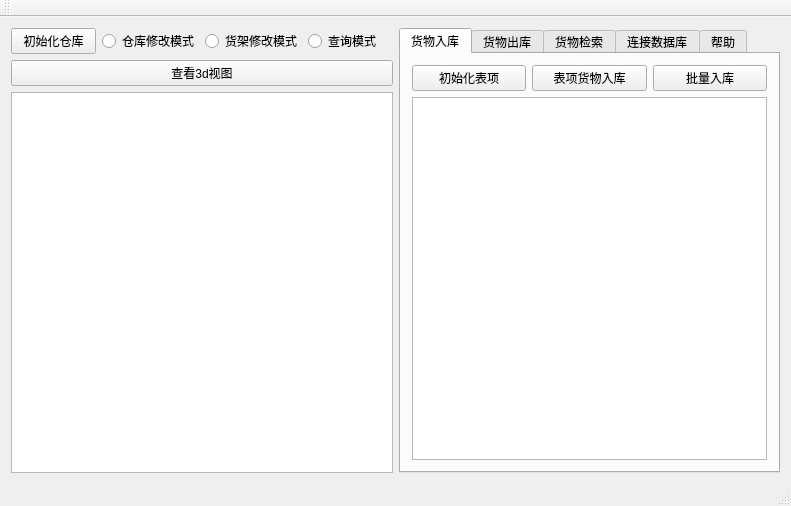
<?xml version="1.0" encoding="UTF-8"?>
<ui version="4.0">
 <class>MainWindow</class>
 <widget class="QMainWindow" name="MainWindow">
  <property name="geometry">
   <rect>
    <x>0</x>
    <y>0</y>
    <width>791</width>
    <height>506</height>
   </rect>
  </property>
  <property name="windowTitle">
   <string>MainWindow</string>
  </property>
  <widget class="QWidget" name="centralWidget">
   <layout class="QHBoxLayout" name="horizontalLayout_2">
    <item>
     <layout class="QVBoxLayout" name="verticalLayout">
      <item>
       <layout class="QHBoxLayout" name="horizontalLayout">
        <item>
         <widget class="QPushButton" name="initHouseButton">
          <property name="text">
           <string>初始化仓库</string>
          </property>
         </widget>
        </item>
        <item>
         <widget class="QRadioButton" name="houseButton">
          <property name="text">
           <string>仓库修改模式</string>
          </property>
         </widget>
        </item>
        <item>
         <widget class="QRadioButton" name="shelfButton">
          <property name="text">
           <string>货架修改模式</string>
          </property>
         </widget>
        </item>
        <item>
         <widget class="QRadioButton" name="queryButton">
          <property name="text">
           <string>查询模式</string>
          </property>
         </widget>
        </item>
       </layout>
      </item>
      <item alignment="Qt::AlignLeft|Qt::AlignBottom">
       <widget class="QPushButton" name="house3dButton">
        <property name="minimumSize">
         <size>
          <width>382</width>
          <height>0</height>
         </size>
        </property>
        <property name="text">
         <string>查看3d视图</string>
        </property>
       </widget>
      </item>
      <item>
       <widget class="QGraphicsView" name="houseView"/>
      </item>
     </layout>
    </item>
    <item>
     <widget class="QTabWidget" name="tab_5">
      <property name="currentIndex">
       <number>0</number>
      </property>
      <widget class="QWidget" name="tab">
       <attribute name="title">
        <string>货物入库</string>
       </attribute>
       <layout class="QVBoxLayout" name="verticalLayout_2">
        <item>
         <layout class="QHBoxLayout" name="horizontalLayout_3">
          <item>
           <widget class="QPushButton" name="initInputButton">
            <property name="text">
             <string>初始化表项</string>
            </property>
           </widget>
          </item>
          <item>
           <widget class="QPushButton" name="finInputButton">
            <property name="text">
             <string>表项货物入库</string>
            </property>
           </widget>
          </item>
          <item>
           <widget class="QPushButton" name="massInputButton">
            <property name="text">
             <string>批量入库</string>
            </property>
           </widget>
          </item>
         </layout>
        </item>
        <item>
         <widget class="QTableWidget" name="inputTable"/>
        </item>
       </layout>
      </widget>
      <widget class="QWidget" name="tab_2">
       <attribute name="title">
        <string>货物出库</string>
       </attribute>
       <layout class="QVBoxLayout" name="verticalLayout_3">
        <item>
         <layout class="QHBoxLayout" name="horizontalLayout_4">
          <item>
           <widget class="QPushButton" name="initOutputButton">
            <property name="text">
             <string>初始化表项</string>
            </property>
           </widget>
          </item>
          <item>
           <widget class="QPushButton" name="pathButton">
            <property name="text">
             <string>显示路径</string>
            </property>
           </widget>
          </item>
          <item>
           <widget class="QPushButton" name="finOutputButton">
            <property name="text">
             <string>表项货物出库</string>
            </property>
           </widget>
          </item>
          <item>
           <widget class="QPushButton" name="massOutputButton">
            <property name="text">
             <string>批量出库</string>
            </property>
           </widget>
          </item>
         </layout>
        </item>
        <item>
         <widget class="QTableWidget" name="outputTable"/>
        </item>
       </layout>
      </widget>
      <widget class="QWidget" name="tab_3">
       <attribute name="title">
        <string>货物检索</string>
       </attribute>
       <layout class="QVBoxLayout" name="verticalLayout_4">
        <item>
         <layout class="QHBoxLayout" name="horizontalLayout_6">
          <item>
           <widget class="QLineEdit" name="keywordEdit"/>
          </item>
          <item>
           <widget class="QPushButton" name="searchButton">
            <property name="text">
             <string>检索货物</string>
            </property>
           </widget>
          </item>
         </layout>
        </item>
        <item>
         <layout class="QHBoxLayout" name="horizontalLayout_5">
          <item>
           <widget class="QCheckBox" name="nameBox">
            <property name="text">
             <string>名称</string>
            </property>
           </widget>
          </item>
          <item>
           <widget class="QCheckBox" name="categoryBox">
            <property name="text">
             <string>类别</string>
            </property>
           </widget>
          </item>
          <item>
           <widget class="QCheckBox" name="desBox">
            <property name="text">
             <string>描述</string>
            </property>
           </widget>
          </item>
         </layout>
        </item>
        <item>
         <widget class="QTableWidget" name="searchTable"/>
        </item>
       </layout>
      </widget>
      <widget class="QWidget" name="tab_4">
       <attribute name="title">
        <string>连接数据库</string>
       </attribute>
       <widget class="QTabWidget" name="tabWidget">
        <property name="geometry">
         <rect>
          <x>0</x>
          <y>0</y>
          <width>371</width>
          <height>391</height>
         </rect>
        </property>
        <property name="currentIndex">
         <number>0</number>
        </property>
        <property name="usesScrollButtons">
         <bool>false</bool>
        </property>
        <widget class="QWidget" name="tab_6">
         <attribute name="title">
          <string>设置账户</string>
         </attribute>
         <widget class="QTextBrowser" name="textBrowser">
          <property name="geometry">
           <rect>
            <x>40</x>
            <y>20</y>
            <width>81</width>
            <height>21</height>
           </rect>
          </property>
          <property name="autoFillBackground">
           <bool>true</bool>
          </property>
          <property name="lineWidth">
           <number>0</number>
          </property>
          <property name="verticalScrollBarPolicy">
           <enum>Qt::ScrollBarAlwaysOff</enum>
          </property>
          <property name="html">
           <string>&lt;!DOCTYPE HTML PUBLIC &quot;-//W3C//DTD HTML 4.0//EN&quot; &quot;http://www.w3.org/TR/REC-html40/strict.dtd&quot;&gt;
&lt;html&gt;&lt;head&gt;&lt;meta name=&quot;qrichtext&quot; content=&quot;1&quot; /&gt;&lt;style type=&quot;text/css&quot;&gt;
p, li { white-space: pre-wrap; }
&lt;/style&gt;&lt;/head&gt;&lt;body style=&quot; font-family:'SimSun'; font-size:9pt; font-weight:400; font-style:normal;&quot;&gt;
&lt;p style=&quot; margin-top:0px; margin-bottom:0px; margin-left:0px; margin-right:0px; -qt-block-indent:0; text-indent:0px;&quot;&gt;mysql用户名&lt;/p&gt;&lt;/body&gt;&lt;/html&gt;</string>
          </property>
         </widget>
         <widget class="QTextEdit" name="textEdit">
          <property name="geometry">
           <rect>
            <x>140</x>
            <y>20</y>
            <width>171</width>
            <height>21</height>
           </rect>
          </property>
          <property name="autoFillBackground">
           <bool>false</bool>
          </property>
          <property name="verticalScrollBarPolicy">
           <enum>Qt::ScrollBarAlwaysOff</enum>
          </property>
          <property name="html">
           <string>&lt;!DOCTYPE HTML PUBLIC &quot;-//W3C//DTD HTML 4.0//EN&quot; &quot;http://www.w3.org/TR/REC-html40/strict.dtd&quot;&gt;
&lt;html&gt;&lt;head&gt;&lt;meta name=&quot;qrichtext&quot; content=&quot;1&quot; /&gt;&lt;style type=&quot;text/css&quot;&gt;
p, li { white-space: pre-wrap; }
&lt;/style&gt;&lt;/head&gt;&lt;body style=&quot; font-family:'SimSun'; font-size:9pt; font-weight:400; font-style:normal;&quot;&gt;
&lt;p style=&quot; margin-top:0px; margin-bottom:0px; margin-left:0px; margin-right:0px; -qt-block-indent:0; text-indent:0px;&quot;&gt;root&lt;/p&gt;&lt;/body&gt;&lt;/html&gt;</string>
          </property>
         </widget>
         <widget class="QTextBrowser" name="textBrowser_2">
          <property name="geometry">
           <rect>
            <x>40</x>
            <y>60</y>
            <width>81</width>
            <height>21</height>
           </rect>
          </property>
          <property name="autoFillBackground">
           <bool>true</bool>
          </property>
          <property name="verticalScrollBarPolicy">
           <enum>Qt::ScrollBarAlwaysOff</enum>
          </property>
          <property name="html">
           <string>&lt;!DOCTYPE HTML PUBLIC &quot;-//W3C//DTD HTML 4.0//EN&quot; &quot;http://www.w3.org/TR/REC-html40/strict.dtd&quot;&gt;
&lt;html&gt;&lt;head&gt;&lt;meta name=&quot;qrichtext&quot; content=&quot;1&quot; /&gt;&lt;style type=&quot;text/css&quot;&gt;
p, li { white-space: pre-wrap; }
&lt;/style&gt;&lt;/head&gt;&lt;body style=&quot; font-family:'SimSun'; font-size:9pt; font-weight:400; font-style:normal;&quot;&gt;
&lt;p style=&quot; margin-top:0px; margin-bottom:0px; margin-left:0px; margin-right:0px; -qt-block-indent:0; text-indent:0px;&quot;&gt;密码&lt;/p&gt;&lt;/body&gt;&lt;/html&gt;</string>
          </property>
         </widget>
         <widget class="QTextEdit" name="textEdit_2">
          <property name="geometry">
           <rect>
            <x>140</x>
            <y>60</y>
            <width>171</width>
            <height>21</height>
           </rect>
          </property>
          <property name="verticalScrollBarPolicy">
           <enum>Qt::ScrollBarAlwaysOff</enum>
          </property>
         </widget>
         <widget class="QTextEdit" name="textEdit_3">
          <property name="geometry">
           <rect>
            <x>140</x>
            <y>100</y>
            <width>171</width>
            <height>21</height>
           </rect>
          </property>
          <property name="verticalScrollBarPolicy">
           <enum>Qt::ScrollBarAlwaysOff</enum>
          </property>
          <property name="html">
           <string>&lt;!DOCTYPE HTML PUBLIC &quot;-//W3C//DTD HTML 4.0//EN&quot; &quot;http://www.w3.org/TR/REC-html40/strict.dtd&quot;&gt;
&lt;html&gt;&lt;head&gt;&lt;meta name=&quot;qrichtext&quot; content=&quot;1&quot; /&gt;&lt;style type=&quot;text/css&quot;&gt;
p, li { white-space: pre-wrap; }
&lt;/style&gt;&lt;/head&gt;&lt;body style=&quot; font-family:'SimSun'; font-size:9pt; font-weight:400; font-style:normal;&quot;&gt;
&lt;p style=&quot; margin-top:0px; margin-bottom:0px; margin-left:0px; margin-right:0px; -qt-block-indent:0; text-indent:0px;&quot;&gt;3306&lt;/p&gt;&lt;/body&gt;&lt;/html&gt;</string>
          </property>
         </widget>
         <widget class="QTextBrowser" name="textBrowser_3">
          <property name="geometry">
           <rect>
            <x>40</x>
            <y>100</y>
            <width>81</width>
            <height>21</height>
           </rect>
          </property>
          <property name="autoFillBackground">
           <bool>true</bool>
          </property>
          <property name="verticalScrollBarPolicy">
           <enum>Qt::ScrollBarAlwaysOff</enum>
          </property>
          <property name="html">
           <string>&lt;!DOCTYPE HTML PUBLIC &quot;-//W3C//DTD HTML 4.0//EN&quot; &quot;http://www.w3.org/TR/REC-html40/strict.dtd&quot;&gt;
&lt;html&gt;&lt;head&gt;&lt;meta name=&quot;qrichtext&quot; content=&quot;1&quot; /&gt;&lt;style type=&quot;text/css&quot;&gt;
p, li { white-space: pre-wrap; }
&lt;/style&gt;&lt;/head&gt;&lt;body style=&quot; font-family:'SimSun'; font-size:9pt; font-weight:400; font-style:normal;&quot;&gt;
&lt;p style=&quot; margin-top:0px; margin-bottom:0px; margin-left:0px; margin-right:0px; -qt-block-indent:0; text-indent:0px;&quot;&gt;端口&lt;/p&gt;&lt;/body&gt;&lt;/html&gt;</string>
          </property>
         </widget>
         <widget class="QPushButton" name="pushButton">
          <property name="geometry">
           <rect>
            <x>210</x>
            <y>210</y>
            <width>75</width>
            <height>23</height>
           </rect>
          </property>
          <property name="text">
           <string>应用</string>
          </property>
         </widget>
         <widget class="QPushButton" name="pushButton_4">
          <property name="geometry">
           <rect>
            <x>210</x>
            <y>260</y>
            <width>121</width>
            <height>23</height>
           </rect>
          </property>
          <property name="text">
           <string>重新连接数据库</string>
          </property>
         </widget>
         <zorder>textBrowser_3</zorder>
         <zorder>textBrowser_2</zorder>
         <zorder>textBrowser</zorder>
         <zorder>textEdit</zorder>
         <zorder>textEdit_2</zorder>
         <zorder>textEdit_3</zorder>
         <zorder>pushButton</zorder>
         <zorder>pushButton_4</zorder>
        </widget>
        <widget class="QWidget" name="tab_7">
         <attribute name="title">
          <string>初始化数据库</string>
         </attribute>
         <widget class="QTextEdit" name="textEdit_5">
          <property name="geometry">
           <rect>
            <x>40</x>
            <y>110</y>
            <width>291</width>
            <height>21</height>
           </rect>
          </property>
          <property name="verticalScrollBarPolicy">
           <enum>Qt::ScrollBarAlwaysOff</enum>
          </property>
          <property name="horizontalScrollBarPolicy">
           <enum>Qt::ScrollBarAlwaysOff</enum>
          </property>
          <property name="html">
           <string>&lt;!DOCTYPE HTML PUBLIC &quot;-//W3C//DTD HTML 4.0//EN&quot; &quot;http://www.w3.org/TR/REC-html40/strict.dtd&quot;&gt;
&lt;html&gt;&lt;head&gt;&lt;meta name=&quot;qrichtext&quot; content=&quot;1&quot; /&gt;&lt;style type=&quot;text/css&quot;&gt;
p, li { white-space: pre-wrap; }
&lt;/style&gt;&lt;/head&gt;&lt;body style=&quot; font-family:'SimSun'; font-size:9pt; font-weight:400; font-style:normal;&quot;&gt;
&lt;p style=&quot; margin-top:0px; margin-bottom:0px; margin-left:0px; margin-right:0px; -qt-block-indent:0; text-indent:0px;&quot;&gt;mydb&lt;/p&gt;&lt;/body&gt;&lt;/html&gt;</string>
          </property>
         </widget>
         <widget class="QTextBrowser" name="textBrowser_5">
          <property name="geometry">
           <rect>
            <x>40</x>
            <y>70</y>
            <width>291</width>
            <height>21</height>
           </rect>
          </property>
          <property name="autoFillBackground">
           <bool>true</bool>
          </property>
          <property name="verticalScrollBarPolicy">
           <enum>Qt::ScrollBarAlwaysOff</enum>
          </property>
          <property name="html">
           <string>&lt;!DOCTYPE HTML PUBLIC &quot;-//W3C//DTD HTML 4.0//EN&quot; &quot;http://www.w3.org/TR/REC-html40/strict.dtd&quot;&gt;
&lt;html&gt;&lt;head&gt;&lt;meta name=&quot;qrichtext&quot; content=&quot;1&quot; /&gt;&lt;style type=&quot;text/css&quot;&gt;
p, li { white-space: pre-wrap; }
&lt;/style&gt;&lt;/head&gt;&lt;body style=&quot; font-family:'SimSun'; font-size:9pt; font-weight:400; font-style:normal;&quot;&gt;
&lt;p style=&quot; margin-top:0px; margin-bottom:0px; margin-left:0px; margin-right:0px; -qt-block-indent:0; text-indent:0px;&quot;&gt;请输入数据库名称&lt;/p&gt;&lt;/body&gt;&lt;/html&gt;</string>
          </property>
         </widget>
         <widget class="QPushButton" name="pushButton_3">
          <property name="geometry">
           <rect>
            <x>220</x>
            <y>160</y>
            <width>111</width>
            <height>31</height>
           </rect>
          </property>
          <property name="text">
           <string>初始化</string>
          </property>
         </widget>
         <zorder>textBrowser_5</zorder>
         <zorder>textEdit_5</zorder>
         <zorder>pushButton_3</zorder>
        </widget>
       </widget>
      </widget>
      <widget class="QWidget" name="tab_8">
       <attribute name="title">
        <string>帮助</string>
       </attribute>
       <widget class="QTextBrowser" name="textBrowser_6">
        <property name="geometry">
         <rect>
          <x>-5</x>
          <y>1</y>
          <width>371</width>
          <height>391</height>
         </rect>
        </property>
       </widget>
      </widget>
     </widget>
    </item>
   </layout>
  </widget>
  <widget class="QMenuBar" name="menuBar">
   <property name="geometry">
    <rect>
     <x>0</x>
     <y>0</y>
     <width>791</width>
     <height>23</height>
    </rect>
   </property>
  </widget>
  <widget class="QToolBar" name="mainToolBar">
   <attribute name="toolBarArea">
    <enum>TopToolBarArea</enum>
   </attribute>
   <attribute name="toolBarBreak">
    <bool>false</bool>
   </attribute>
  </widget>
  <widget class="QStatusBar" name="statusBar"/>
 </widget>
 <layoutdefault spacing="6" margin="11"/>
 <resources/>
 <connections/>
</ui>
